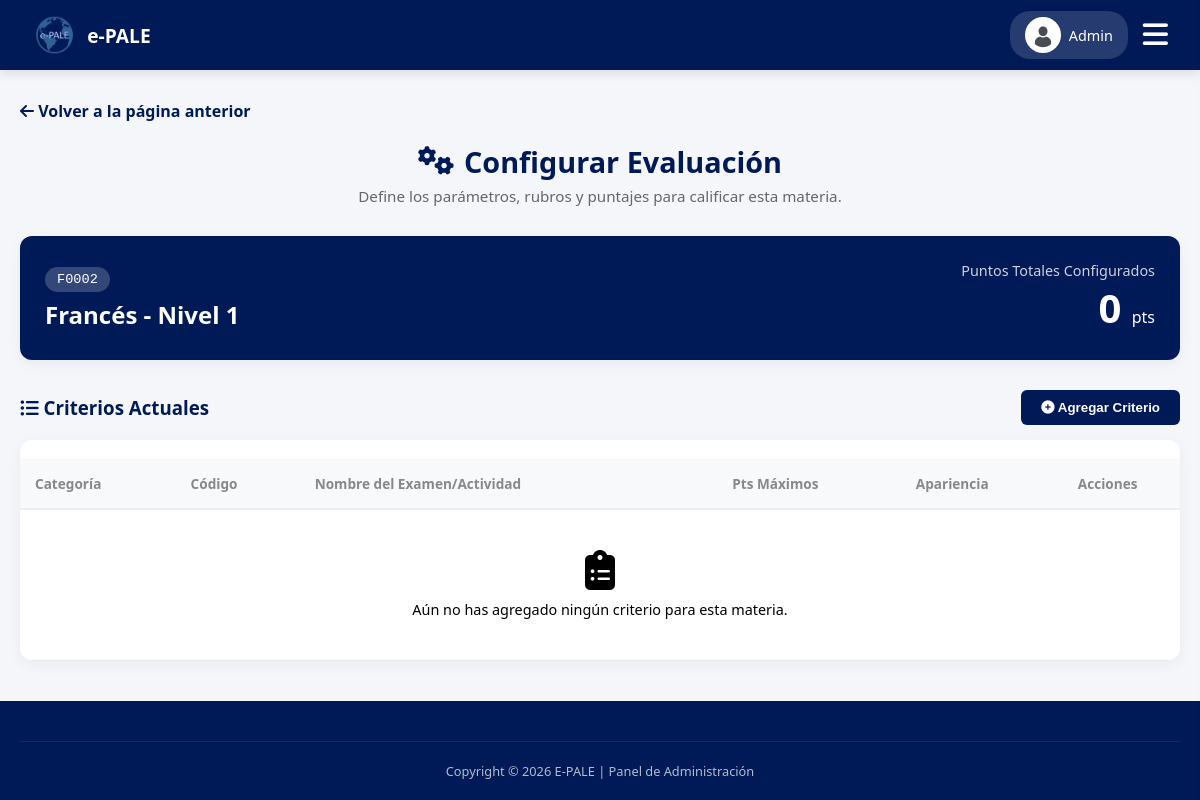
Page /admin/criterios_materia.php?id=3 (signed in) on the earlier database version.
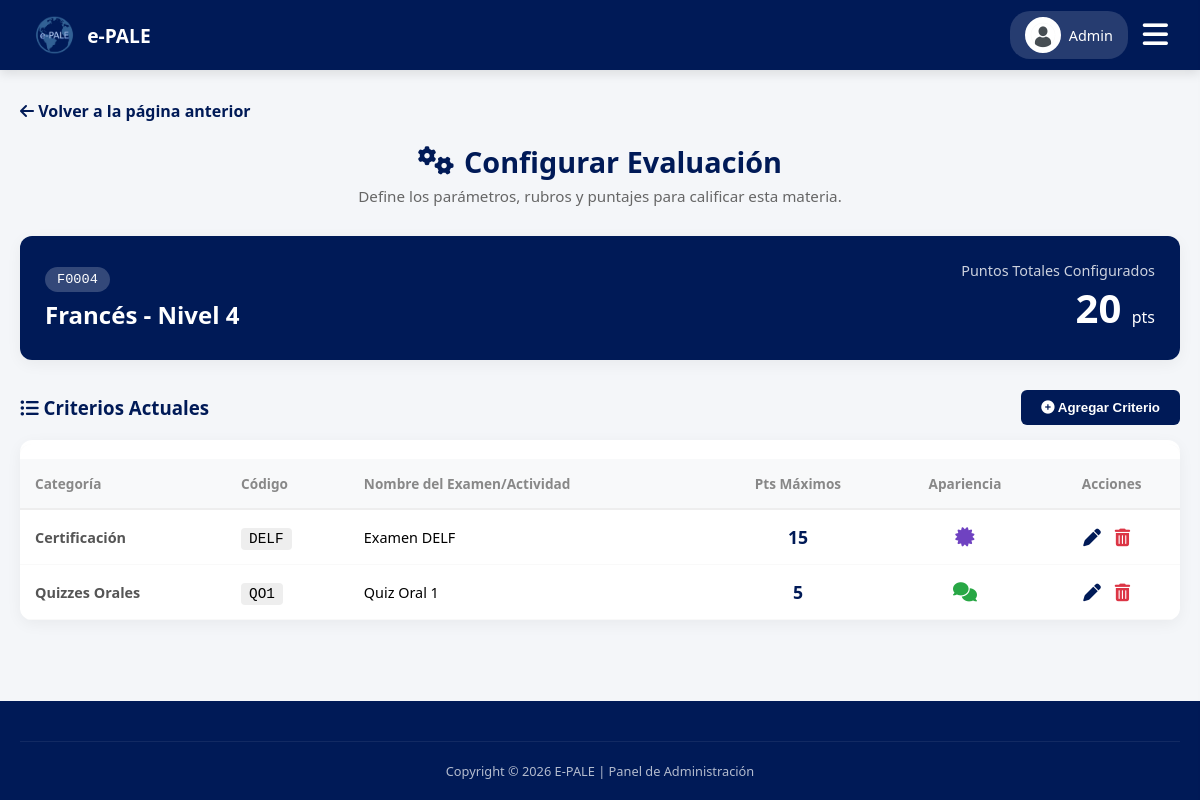
Same page on the later database version.
### tables this page shows
CREATE TABLE IF NOT EXISTS `usuarios` (
  `usuario_id` int NOT NULL AUTO_INCREMENT,
  `codigo` varchar(20) DEFAULT NULL,
  `nombre` varchar(50) NOT NULL,
  `apellido_paterno` varchar(50) NOT NULL,
  `apellido_materno` varchar(50) DEFAULT NULL,
  `correo` varchar(100) NOT NULL,
  `password` varchar(255) DEFAULT NULL,
  `telefono` varchar(20) DEFAULT NULL,
  `rol` enum('ADMIN','PROFESOR','ALUMNO') NOT NULL,
  `estatus` enum('ACTIVO','INACTIVO') DEFAULT 'ACTIVO',
  `foto_perfil` varchar(255) DEFAULT NULL,
  `google_id` varchar(255) DEFAULT NULL,
  `fecha_creacion` timestamp NULL DEFAULT CURRENT_TIMESTAMP,
  PRIMARY KEY (`usuario_id`),
  UNIQUE KEY `correo` (`correo`),
  UNIQUE KEY `codigo` (`codigo`)
);

CREATE TABLE IF NOT EXISTS `materias` (
  `materia_id` int NOT NULL AUTO_INCREMENT,
  `clave` varchar(10) NOT NULL,
  `nombre` varchar(50) NOT NULL,
  `nivel` int NOT NULL,
  PRIMARY KEY (`materia_id`),
  UNIQUE KEY `clave` (`clave`)
);

CREATE TABLE IF NOT EXISTS `criterios_evaluacion` (
  `criterio_id` int NOT NULL AUTO_INCREMENT,
  `materia_id` int NOT NULL,
  `categoria` varchar(50) NOT NULL,
  `codigo_examen` varchar(20) NOT NULL,
  `nombre_examen` varchar(50) NOT NULL,
  `puntos_maximos` decimal(5,2) NOT NULL,
  `icono` varchar(30) DEFAULT 'fa-star',
  `color` varchar(20) DEFAULT 'var(--udg-light)',
  PRIMARY KEY (`criterio_id`),
  KEY `materia_id` (`materia_id`)
);

### admin/criterios_materia.php (the view, shortened to what this page needs)
<?php
require '../db.php';
$materia_id = $_GET['id'];
$stmt_mat = $pdo->prepare("SELECT * FROM materias WHERE materia_id = ?");
$stmt_mat->execute([$materia_id]);
$materia = $stmt_mat->fetch(PDO::FETCH_ASSOC);
$stmt_crit = $pdo->prepare("SELECT * FROM criterios_evaluacion WHERE materia_id = ? ORDER BY categoria ASC, criterio_id ASC");
$stmt_crit->execute([$materia_id]);
$criterios = $stmt_crit->fetchAll(PDO::FETCH_ASSOC);
$total_puntos = 0;
foreach ($criterios as $c) {
    $total_puntos += floatval($c['puntos_maximos']);
}
?>
<!DOCTYPE html>
<html lang="es">
<head>
    <link rel="stylesheet" href="../css/estudiante.css?v=<?php echo time(); ?>">
    <link rel="stylesheet" href="../css/admin.css?v=<?php echo time(); ?>">
    <link rel="stylesheet" href="https://cdnjs.cloudflare.com/ajax/libs/font-awesome/6.4.0/css/all.min.css">
</head>
<body>
    <?php include 'menu_admin.php'; ?>
    <main class="main-content">
        <a href="materias.php" style="display: inline-block; margin-bottom: 20px; color: var(--udg-blue); text-decoration: none; font-weight: bold;">
            <i class="fas fa-arrow-left"></i> Volver a la página anterior
        </a>
        <div class="page-title-center" style="margin-bottom: 30px;">
            <h1><i class="fas fa-cogs"></i> Configurar Evaluación</h1>
            <p>Define los parámetros, rubros y puntajes para calificar esta materia.</p>
        </div>
        <div class="card" style="background: linear-gradient(135deg, var(--udg-blue) 0%, #001a57 100%); color: white; border: none;">
            <div style="display: flex; justify-content: space-between; align-items: center; flex-wrap: wrap; gap: 20px;">
                <div>
                    <span style="background: rgba(255,255,255,0.2); padding: 5px 12px; border-radius: 20px; font-size: 0.85rem; font-family: monospace;"><?php echo htmlspecialchars($materia['clave']); ?></span>
                    <h2 style="margin: 10px 0 0 0; color: white;"><?php echo htmlspecialchars($materia['nombre']); ?> - Nivel <?php echo $materia['nivel']; ?></h2>
                </div>
                <div style="text-align: right;">
                    <div style="font-size: 0.9rem; opacity: 0.8;">Puntos Totales Configurados</div>
                    <div style="font-size: 2.5rem; font-weight: bold; <?php echo ($total_puntos > 105) ? 'color: #ffc107;' : ''; ?>">
                        <?php echo $total_puntos; ?> <span style="font-size: 1rem; font-weight: normal;">pts</span>
                    </div>
                </div>
            </div>
        </div>
        <div style="display: flex; justify-content: space-between; align-items: center; margin-top: 30px; margin-bottom: 15px;">
            <h3 style="margin: 0; color: var(--udg-blue);"><i class="fas fa-list-ul"></i> Criterios Actuales</h3>
            <button type="button" class="btn-save" onclick="openModal()">
                <i class="fas fa-plus-circle"></i> Agregar Criterio
            </button>
        </div>
        <div class="card" style="padding: 0; overflow: hidden;">
            <div class="table-wrapper" style="overflow-x:auto;">
                <table class="history-table" style="width: 100%; border-collapse: collapse;">
                    <thead>
                        <tr>
                            <th style="padding: 15px; text-align: left; background-color: #f8f9fa; border-bottom: 2px solid #eee;">Categoría</th>
                            <th style="padding: 15px; text-align: left; background-color: #f8f9fa; border-bottom: 2px solid #eee;">Código</th>
                            <th style="padding: 15px; text-align: left; background-color: #f8f9fa; border-bottom: 2px solid #eee;">Nombre del Examen/Actividad</th>
                            <th style="padding: 15px; text-align: center; background-color: #f8f9fa; border-bottom: 2px solid #eee;">Pts Máximos</th>
                            <th style="padding: 15px; text-align: center; background-color: #f8f9fa; border-bottom: 2px solid #eee;">Apariencia</th>
                            <th style="padding: 15px; text-align: center; background-color: #f8f9fa; border-bottom: 2px solid #eee;">Acciones</th>
                        </tr>
                    </thead>
                    <tbody>
                        <?php if (count($criterios) > 0): ?>
                            <?php foreach ($criterios as $c): ?>
                            <tr style="border-bottom: 1px solid #eee;">
                                <td style="padding: 15px; font-weight: bold; color: #555;"><?php echo htmlspecialchars($c['categoria']); ?></td>
                                <td style="padding: 15px;"><span style="background: #eee; padding: 3px 8px; border-radius: 4px; font-family: monospace; font-size: 0.9rem;"><?php echo htmlspecialchars($c['codigo_examen']); ?></span></td>
                                <td style="padding: 15px;"><?php echo htmlspecialchars($c['nombre_examen']); ?></td>
                                <td style="padding: 15px; text-align: center; font-weight: bold; font-size: 1.1rem; color: var(--udg-blue);"><?php echo floatval($c['puntos_maximos']); ?></td>
                                <td style="padding: 15px; text-align: center;">
                                    <i class="fas <?php echo htmlspecialchars($c['icono']); ?>" style="color: <?php echo htmlspecialchars($c['color']); ?>; font-size: 1.2rem;" title="<?php echo htmlspecialchars($c['color']); ?>"></i>
                                </td>
                                <td style="padding: 15px; text-align: center;">
                                    <button class="action-btn" onclick='editCriterio(<?php echo json_encode($c); ?>)' style="background: none; border: none; color: var(--udg-blue); cursor: pointer; font-size: 1.1rem; margin-right: 10px;" title="Editar Criterio">
                                        <i class="fas fa-pen"></i>
                                    </button>
                                    <a href="criterios_materia.php?id=<?php echo $materia_id; ?>&borrar_criterio=<?php echo $c['criterio_id']; ?>" class="action-btn delete" onclick="return confirm('¿Borrar este criterio? Esto podría afectar las calificaciones de los alumnos si ya fueron evaluados en este rubro.');" style="color: #dc3545; font-size: 1.1rem;" title="Eliminar">
                                        <i class="fas fa-trash-alt"></i>
                                    </a>
                                </td>
                            </tr>
                            <?php endforeach; ?>
                        <?php else: ?>
                            <tr>
                                <td colspan="6" style="text-align: center; padding: 40px; color: var(--text-light);">
                                    <i class="fas fa-clipboard-list" style="font-size: 2.5rem; margin-bottom: 10px; display: block;"></i>
                                    Aún no has agregado ningún criterio para esta materia.
                                </td>
                            </tr>
                        <?php endif; ?>
                    </tbody>
                </table>
            </div>
        </div>
    </main>
    <footer class="main-footer"><div class="address-bar">Copyright © 2026 E-PALE | Panel de Administración</div></footer>
</body>
</html>

### admin/menu_admin.php (shortened to what this page needs)
<?php
$stmt_foto_menu = $pdo->prepare("SELECT foto_perfil, nombre FROM usuarios WHERE usuario_id = ?");
$stmt_foto_menu->execute([$_SESSION['user_id']]);
$admin_menu = $stmt_foto_menu->fetch(PDO::FETCH_ASSOC);
$foto_menu = "../img/avatar-default.png";
?>
<header class="main-header">
    <div class="logo-container">
        <a href="usuarios.php" class="logo-link">
            <img src="../img/logo-pale.png" alt="E-PALE" class="logo-img">
            <span class="logo-text">e-PALE</span>
        </a>
    </div>
    <div class="header-actions">
        <a href="perfil.php" class="profile-btn">
            <img src="<?php echo $foto_menu; ?>" class="profile-img">
            <span class="profile-name"><?php echo strtok($admin_menu['nombre'], " "); ?></span>
        </a>
        <button onclick="toggleMobileMenu()" class="menu-toggle-btn">
            <i class="fas fa-bars"></i>
        </button>
    </div>
</header>

### css/estudiante.css (style rules this page uses)
:root { --udg-blue: #001a57; --udg-light: #002677; --bg-gray: #f4f6f9; --white: #ffffff; --text-dark: #333; --text-muted: #666; --success: #28a745; --warning: #ffc107; }
body { font-family: 'Segoe UI', Tahoma, Geneva, Verdana, sans-serif; background-color: var(--bg-gray); margin: 0; min-height: 100vh; display: flex; flex-direction: column; overflow-x: hidden; }
.main-header { background-color: var(--udg-blue); color: var(--white); padding: 0 2rem; height: 70px; display: flex !important; flex-direction: row !important; flex-wrap: nowrap !important; justify-content: space-between !important; align-items: center !important; box-shadow: 0 4px 10px rgba(0,0,0,0.1); position: sticky; top: 0; z-index: 100; }
.logo-container { display: flex !important; flex-direction: row !important; align-items: center !important; gap: 10px; font-weight: 700; font-size: 1.3rem; margin: 0 !important; width: auto !important; }
.logo-img { height: 40px; width: auto; }
.profile-btn { display: flex; align-items: center; gap: 8px; background: rgba(255,255,255,0.15); padding: 6px 15px; border-radius: 20px; cursor: pointer; font-size: 0.9rem; transition: background 0.3s; text-decoration: none; color: white; }
.main-content { flex: 1; padding: 30px 20px; max-width: 1200px; margin: 0 auto; width: 100%; box-sizing: border-box; }
.page-title-center { text-align: center; color: var(--udg-blue); margin-bottom: 30px; }
.page-title-center h1 { margin: 0; font-size: 1.8rem; display: flex; align-items: center; justify-content: center; gap: 10px; }
.page-title-center p { margin: 5px 0 0; color: var(--text-muted); font-size: 0.95rem; }
.card { background-color: var(--white); padding: 25px; border-radius: 12px; box-shadow: 0 4px 15px rgba(0,0,0,0.05); transition: transform 0.2s; border-top: 4px solid transparent; }
.history-table { width: 100%; border-collapse: collapse; margin-top: 15px; }
.history-table th { text-align: left; color: #888; font-size: 0.85rem; padding: 10px; border-bottom: 1px solid #eee; }
.history-table td { padding: 12px 10px; border-bottom: 1px solid #f9f9f9; font-size: 0.9rem; }
.btn-save { background: var(--udg-blue); color: white; border: none; padding: 10px 20px; border-radius: 6px; cursor: pointer; font-weight: 600; transition: 0.2s; }
.main-footer { background-color: var(--udg-blue); color: var(--white); padding: 40px 20px 20px; margin-top: auto; }
.address-bar { text-align: center; font-size: 0.8rem; border-top: 1px solid rgba(255,255,255,0.1); padding-top: 20px; opacity: 0.7; }

### css/admin.css (style rules this page uses)
.table-wrapper { background: var(--white); border-radius: 12px; overflow: hidden; box-shadow: 0 2px 10px rgba(0,0,0,0.05); }
.action-btn { color: #6c757d; margin-right: 10px; text-decoration: none; font-size: 1.1rem; transition: color 0.2s; cursor: pointer; background: none; border: none; padding: 0; }
.logo-link { display: flex; align-items: center; gap: 10px; text-decoration: none; color: white; }
.logo-text { font-size: 1.2rem; font-weight: bold; }
.header-actions { display: flex; align-items: center; gap: 15px; }
.profile-img { width: 32px; height: 32px; border-radius: 50%; object-fit: cover; border: 2px solid white; background: white; }
.menu-toggle-btn { background: transparent; border: none; color: white; font-size: 1.8rem; cursor: pointer; padding: 0; }

Differences in the rows shown:
changed materias "Francés": clave "F0002" → "F0004"; nivel "1" → "4"
added criterios_evaluacion: categoria "Certificación", codigo_examen "DELF", nombre_examen "Examen DELF", puntos_maximos "15"
added criterios_evaluacion: categoria "Quizzes Orales", codigo_examen "QO1", nombre_examen "Quiz Oral 1", puntos_maximos "5"
Other differences:
$total_puntos: "0" → "20"
text no longer shown: "Aún no has agregado ningún criterio para esta materia."
